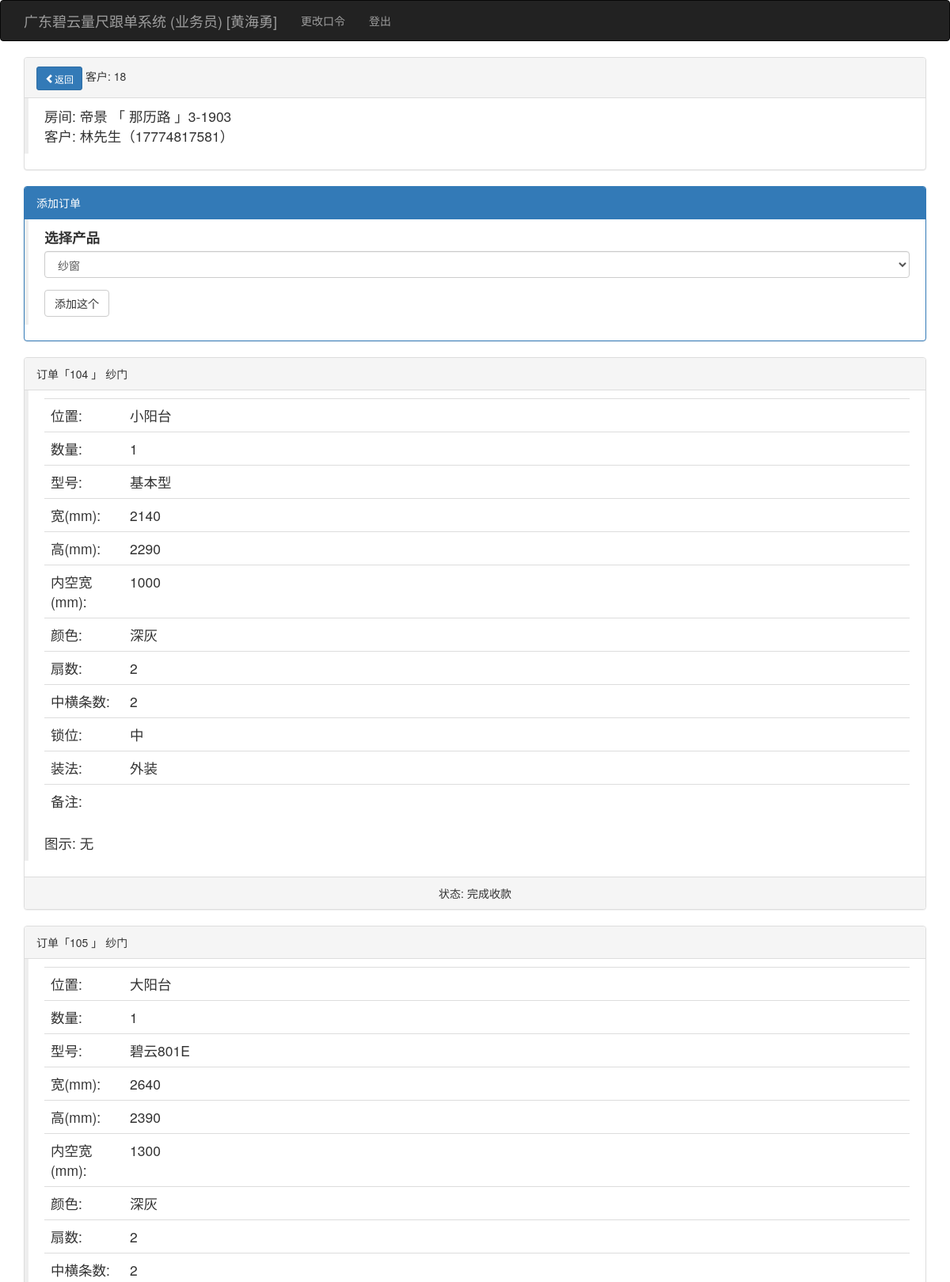
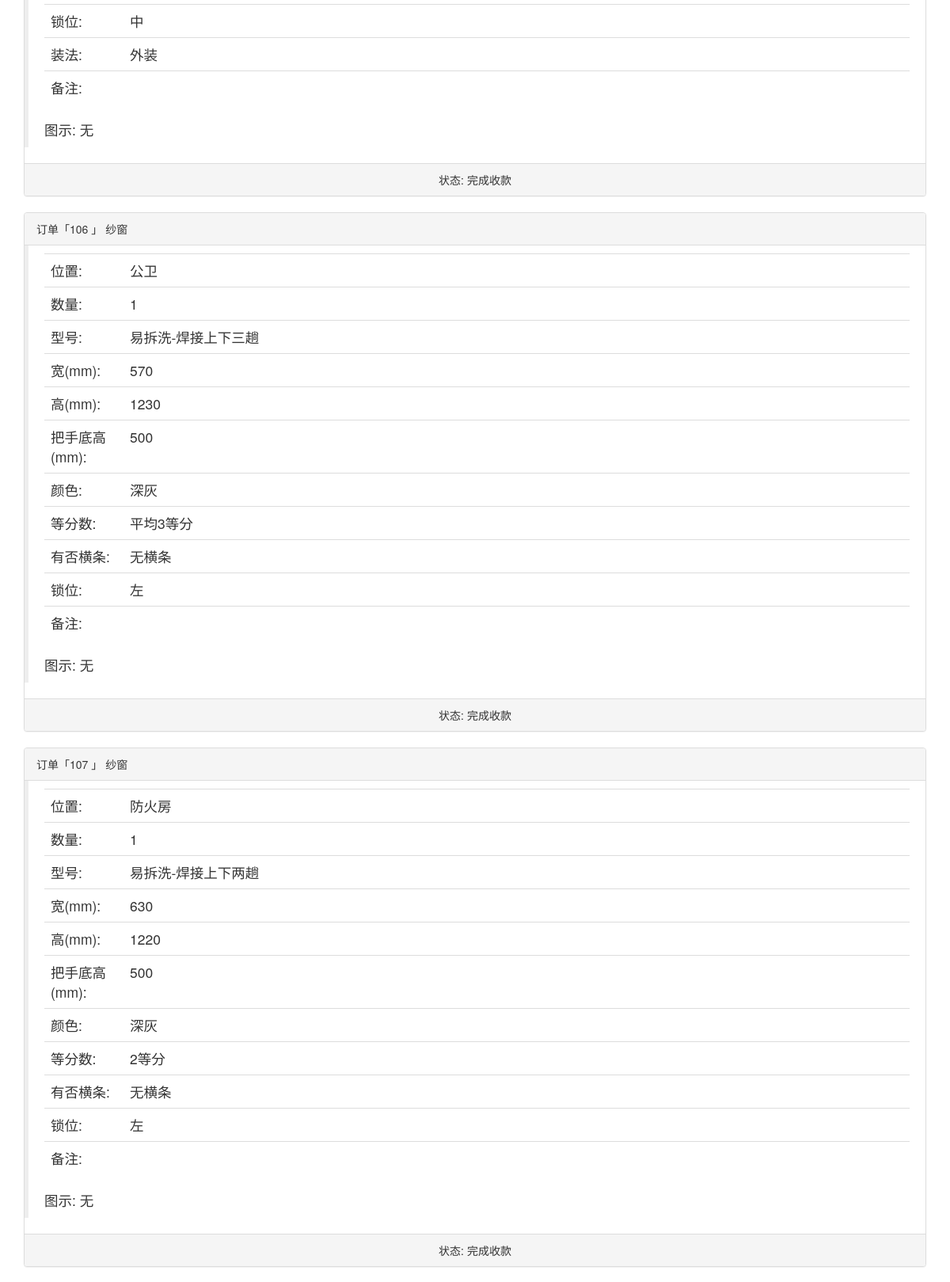
The page /showkehudd/18 (signed in, upper part) on the database its author committed (2 pictures, top to bottom).
### app/models.py (models this page shows, shortened)
class User(UserMixin, db.Model):
    __tablename__ = 'users'
    id = db.Column(db.Integer, primary_key=True)
    user = db.Column(db.String(64), unique=True, index=True)
    pin = db.Column(db.String(64))
    username = db.Column(db.String(64))
    tel = db.Column(db.String(32))
    role = db.Column(db.String(64))
    isuse = db.Column(db.Boolean, default=False)
    beizhu = db.Column(db.String(64))
    kehus = db.relationship('Kehu', backref='user', lazy='dynamic')
    @login_manager.user_loader
    def load_user(user_id):
        return User.query.get(int(user_id))

class Kehu(db.Model):
    __tablename__ = 'kehus'
    id = db.Column(db.Integer, primary_key=True)
    user_id = db.Column(db.Integer, db.ForeignKey('users.id'))
    xiaoqu_id = db.Column(db.Integer, db.ForeignKey('xiaoqus.id'))
    fangjian = db.Column(db.String(64))
    chenghu = db.Column(db.String(64))
    tel = db.Column(db.String(64))
    zje = db.Column(db.Float)
    beizhu = db.Column(db.String(64))
    status = db.Column(db.Integer, default=1)  # 1已测尺、2已下单、3已安装、4已清款
    time0 = db.Column(db.DateTime(), default=datetime.utcnow)
    time1 = db.Column(db.DateTime())
    time2 = db.Column(db.DateTime())
    time3 = db.Column(db.DateTime())
    dingdans = db.relationship('Dingdan', backref='kehu', lazy='dynamic')

class Xiaoqu(db.Model):
    __tablename__ = 'xiaoqus'
    id = db.Column(db.Integer, primary_key=True)
    xiaoqu = db.Column(db.String(64), unique=True, index=True)
    dizhi = db.Column(db.String(100))
    beizhu = db.Column(db.String(128))
    kehus = db.relationship('Kehu', backref='xiaoqu', lazy='dynamic')

class Dingdan(db.Model):
    __tablename__ = 'dingdans'
    id = db.Column(db.Integer, primary_key=True)
    kehu_id = db.Column(db.Integer, db.ForeignKey('kehus.id'))
    chanpin_id = db.Column(db.Integer, db.ForeignKey('chanpins.id'))
    shuliang = db.Column(db.Integer)
    weizhi = db.Column(db.String(64))
    xinghao = db.Column(db.String(64))
    kuan_chang = db.Column(db.Integer)
    gao = db.Column(db.Integer)
    meikongkuan_bashoudigao = db.Column(db.Integer)
    color = db.Column(db.String(64))
    shanshu = db.Column(db.Integer)
    zhonghengtiaoshu_gantiaoshu = db.Column(db.Integer)
    shuowei = db.Column(db.String(64))
    ishaveht = db.Column(db.String(64))
    zhangfa_dengfenshu_kaishuofangshi = db.Column(db.String(64))
    jiage = db.Column(db.Float)
    tushipic = db.Column(db.String(64))
    beizhu = db.Column(db.String(64))
    status = db.Column(db.Integer, default=1)  # 1测尺、2业务下单、3工厂下单、4工厂入库、5工厂发货、6收货、7派工、8装完、9安清款
    fakaidi = db.Column(db.String(64))  # -1
    time_1 = db.Column(db.DateTime())
    user_1_id = db.Column(db.Integer, db.ForeignKey('users.id'))
    beizhue = db.Column(db.String(64))
    time0 = db.Column(db.DateTime(), default=datetime.utcnow)
    user0_id = db.Column(db.Integer, db.ForeignKey('users.id'))
    time1 = db.Column(db.DateTime())
    user1_id = db.Column(db.Integer, db.ForeignKey('users.id'))
    time2 = db.Column(db.DateTime())
    user2_id = db.Column(db.Integer, db.ForeignKey('users.id'))
    time3 = db.Column(db.DateTime())
    user3_id = db.Column(db.Integer, db.ForeignKey('users.id'))
    time4 = db.Column(db.DateTime())
    user4_id = db.Column(db.Integer, db.ForeignKey('users.id'))
    time5 = db.Column(db.DateTime())
    user5_id = db.Column(db.Integer, db.ForeignKey('users.id'))
    time6 = db.Column(db.DateTime())
    user6_id = db.Column(db.Integer, db.ForeignKey('users.id'))
    time7 = db.Column(db.DateTime())
    user7_id = db.Column(db.Integer, db.ForeignKey('users.id'))
    time8 = db.Column(db.DateTime())
    user8_id = db.Column(db.Integer, db.ForeignKey('users.id'))
    time9 = db.Column(db.DateTime())
    user9_id = db.Column(db.Integer, db.ForeignKey('users.id'))
    time_1 = db.Column(db.DateTime())
    user_1_id = db.Column(db.Integer, db.ForeignKey('users.id'))
    beizhue = db.Column(db.String(64))
    az_status = db.Column(db.Integer)
    az_beizhue = db.Column(db.String(64))
    az_time_1 = db.Column(db.DateTime())
    az_time1 = db.Column(db.DateTime())
    az_time2 = db.Column(db.DateTime())
    az_time3 = db.Column(db.DateTime())
    azd_id = db.Column(db.Integer, db.ForeignKey('users.id'))
    dingdan_azd = db.relationship("User", foreign_keys=[azd_id])

class Chanpin(db.Model):
    __tablename__ = 'chanpins'
    id = db.Column(db.Integer, primary_key=True)
    pinming = db.Column(db.String(64))
    jiage = db.Column(db.Float)
    beizhu = db.Column(db.String(64))
    dingdans = db.relationship('Dingdan', backref='chanpin', lazy='dynamic')

### app/main/views.py (the view, shortened to what this page needs)
@main.route('/showkehudd/<int:id>', methods=['GET', 'POST'])
@login_required
def showkehudd(id):
    if current_user.role != '业务员':
        return redirect(url_for('main.index'))
    form = WilladdcpForm()
    kehu = Kehu.query.get(id)
    user = current_user._get_current_object()
    return render_template('showkehudd.html', form=form, kehu=kehu)

### app/main/forms.py
class WilladdcpForm(FlaskForm):
    chanpin = SelectField('选择产品', validators=[DataRequired()], coerce=int)
    submit = SubmitField('添加这个')
    def __init__(self, *args, **kwargs):
        super(WilladdcpForm, self).__init__(*args, **kwargs)
        self.chanpin.choices = [(chanpin.id, chanpin.pinming) for chanpin in
                                Chanpin.query.order_by(Chanpin.beizhu).all()]  # Chanpin.id

### app/templates/showkehudd.html (shortened to what this page needs)
{% extends "base.html" %}
{% import "bootstrap/wtf.html" as wtf %}
{% block page_content %}
    <div class="panel panel-default">
        <div class="panel-heading"><a class="btn btn-primary btn-sm   glyphicon glyphicon-chevron-left"
                                      href="{{ url_for('main.kehulist') }}">返回</a> 客户: {{ kehu.id }}</div>
        <div class="post-body">
            <blockquote>
                <ul class="list-unstyled">
                    <li>房间: {{ kehu.xiaoqu.xiaoqu }} 「 {{ kehu.xiaoqu.dizhi }} 」{{ kehu.fangjian }}</li>
                    <li>客户: {{ kehu.chenghu }}（{{ kehu.tel }}）
                    </li>
                </ul>
            </blockquote>
        </div>
    </div>
    <div class="panel panel-primary">
        <div class="panel-heading"> 添加订单</div>
        <div class="post-body">
            <blockquote>
                {{ wtf.quick_form(form) }}
            </blockquote>
        </div>
    </div>
    {% for dingdan in kehu.dingdans %}
        <div class="panel panel-default">
            <div class="panel-heading">订单「{{ dingdan.id }} 」 {{ dingdan.chanpin.pinming }}
            </div>
            <div class="post-body">
                <blockquote>
                    <table class="table">
                        <tr>
                            <td style="width: 100px;">位置:</td>
                            <td>{{ dingdan.weizhi }}</td>
                        </tr>
                        <tr>
                            <td>数量:</td>
                            <td>{{ dingdan.shuliang }}</td>
                        </tr>
                        <tr>
                            <td>型号:</td>
                            <td>{{ dingdan.xinghao }}</td>
                        </tr>
                        {% if dingdan.chanpin.pinming == '隐形网' %}
                            <tr>
                                <td>宽(mm):</td>
                                <td>{{ dingdan.kuan_chang }}</td>
                            </tr>
                            <tr>
                                <td>高(mm):</td>
                                <td>{{ dingdan.gao }}</td>
                            </tr>
                            <tr>
                                <td>颜色:</td>
                                <td>{{ dingdan.color }}</td>
                            </tr>
                        {% elif dingdan.chanpin.pinming == '阳台窗' %}
                            <tr>
                                <td>宽(mm):</td>
                                <td>{{ dingdan.kuan_chang }}</td>
                            </tr>
                            <tr>
                                <td>高(mm):</td>
                                <td>{{ dingdan.gao }}</td>
                            </tr>
                            <tr>
                                <td>窗台高(mm):</td>
                                <td>{{ dingdan.meikongkuan_bashoudigao }}</td>
                            </tr>
                            <tr>
                                <td>栏高(mm):</td>
                                <td>{{ dingdan.shanshu }}</td>
                            </tr>
                            <tr>
                                <td>管位:</td>
                                <td>{{ dingdan.shuowei }}</td>
                            </tr>
                            <tr>
                                <td>颜色:</td>
                                <td>{{ dingdan.color }}</td>
                            </tr>
                        {% elif dingdan.chanpin.pinming == '纱门' %}
                            <tr>
                                <td>宽(mm):</td>
                                <td>{{ dingdan.kuan_chang }}</td>
                            </tr>
                            <tr>
                                <td>高(mm):</td>
                                <td>{{ dingdan.gao }}</td>
                            </tr>
                            <tr>
                                <td>内空宽(mm):</td>
                                <td>{{ dingdan.meikongkuan_bashoudigao }}</td>
                            </tr>
                            <tr>
                                <td>颜色:</td>
                                <td>{{ dingdan.color }}</td>
                            </tr>
                            <tr>
                                <td>扇数:</td>
                                <td>{{ dingdan.shanshu }}</td>
                            </tr>
                            <tr>
                                <td>中横条数:</td>
                                <td>{{ dingdan.zhonghengtiaoshu_gantiaoshu }}</td>
                            </tr>
                            <tr>
                                <td>锁位:</td>
                                <td>{{ dingdan.shuowei }}</td>
                            </tr>
                            <tr>
                                <td>装法:</td>
                                <td>{{ dingdan.zhangfa_dengfenshu_kaishuofangshi }}</td>
                            </tr>
                        {% elif dingdan.chanpin.pinming == '纱窗' %}
                            <tr>
                                <td>宽(mm):</td>
                                <td>{{ dingdan.kuan_chang }}</td>
                            </tr>
                            <tr>
                                <td>高(mm):</td>
                                <td>{{ dingdan.gao }}</td>
                            </tr>
                            <tr>
                                <td>把手底高(mm):</td>
                                <td>{{ dingdan.meikongkuan_bashoudigao }}</td>
                            </tr>
                            <tr>
                                <td>颜色:</td>
                                <td>{{ dingdan.color }}</td>
                            </tr>
                            <tr>
                                <td>等分数:</td>
                                <td>{{ dingdan.zhangfa_dengfenshu_kaishuofangshi }}</td>
                            </tr>
                            <tr>
                                <td>有否横条:</td>
                                <td>{{ dingdan.ishaveht }}</td>
                            </tr>
                            <tr>
                                <td>锁位:</td>
                                <td>{{ dingdan.shuowei }}</td>
                            </tr>
                        {% endif %}
                        <tr>
                            <td>备注:</td>
                            <td>{{ dingdan.beizhu }}</td>
                        </tr>
                    </table>
                    图示:
                                            {% if dingdan.tushipic %}
                                                <br>
                                                <img height="180" src="/static/upload/{{ dingdan.tushipic }}">
                                                {% else %}
                                                无
                                                {% endif %}
                </blockquote>
            </div>
            <div class="panel-footer text-center">状态:
                {% if dingdan.status == 1 %}
                    已量尺
                {% elif dingdan.status == 2 %}
                    已下单
                {% elif dingdan.status == 3 %}
                    已订货
                {% elif dingdan.status == 4 %}
                    已入库
                {% elif dingdan.status == 5 %}
                    已发货
                {% elif dingdan.status == 6 %}
                    已到货
                {% elif dingdan.status == 7 %}
                    安装中
                {% elif dingdan.status == 8 %}
                    安装完成
                {% elif dingdan.status == 9 %}
                    完成收款
                {% else %}
                    状态有误
                {% endif %}
            </div>
        </div>
    {% endfor %}
{% endblock %}

### app/templates/base.html (shortened to what this page needs)
{% extends "bootstrap/base.html" %}
{% import 'render_listcp.html' as macors %}
{% block head %}
{{ super() }}
<link rel="stylesheet" type="text/css" href="{{ url_for('static', filename='styles.css') }}">
{% endblock %}
{% block navbar %}
<div class="navbar navbar-inverse" role="navigation">
    <div class="container">
        <div class="navbar-header">
            <a class="navbar-brand" href="{{ url_for('main.index') }}">广东碧云量尺跟单系统 ({{ current_user.role }}) [{{ current_user.username }}] </a>
        </div>
        <div class="navbar-collapse collapse">
            <ul class="nav navbar-nav">
                {% if current_user.is_authenticated %}
                <li><a href="{{ url_for('auth.change_pin') }}">更改口令</a></li>
                <li><a href="{{ url_for('auth.logout') }}">登出</a></li>
                {% endif %}
            </ul>
        </div>
    </div>
</div>
{% endblock %}
{% block content %}
<div class="container">
    {% block page_content %}{% endblock %}
</div>
{% endblock %}

### rows shown on the page
User: role "业务员", username "黄海勇"
Kehu: id "18", fangjian "3-1903", chenghu "林先生", tel "17774817581"
Xiaoqu: xiaoqu.xiaoqu "帝景", xiaoqu.dizhi "那历路"
Dingdan: id "104", chanpin.pinming "纱门", weizhi "小阳台", shuliang "1", xinghao "基本型", kuan_chang "2140", gao "2290", meikongkuan_bashoudigao "1000", color "深灰", shanshu "2", zhonghengtiaoshu_gantiaoshu "2", shuowei "中", zhangfa_dengfenshu_kaishuofangshi "外装", tushipic "无", status "完成收款"
Dingdan: id "105", chanpin.pinming "纱门", weizhi "大阳台", shuliang "1", xinghao "碧云801E", kuan_chang "2640", gao "2390", meikongkuan_bashoudigao "1300", color "深灰", shanshu "2", zhonghengtiaoshu_gantiaoshu "2", shuowei "中", zhangfa_dengfenshu_kaishuofangshi "外装", tushipic "无", status "完成收款"
Dingdan: id "106", chanpin.pinming "纱窗", weizhi "公卫", shuliang "1", xinghao "易拆洗-焊接上下三趟", kuan_chang "570", gao "1230", meikongkuan_bashoudigao "500", color "深灰", zhangfa_dengfenshu_kaishuofangshi "平均3等分", ishaveht "无横条", shuowei "左", tushipic "无", status "完成收款"
Dingdan: id "107", chanpin.pinming "纱窗", weizhi "防火房", shuliang "1", xinghao "易拆洗-焊接上下两趟", kuan_chang "630", gao "1220", meikongkuan_bashoudigao "500", color "深灰", zhangfa_dengfenshu_kaishuofangshi "2等分", ishaveht "无横条", shuowei "左", tushipic "无", status "完成收款"
